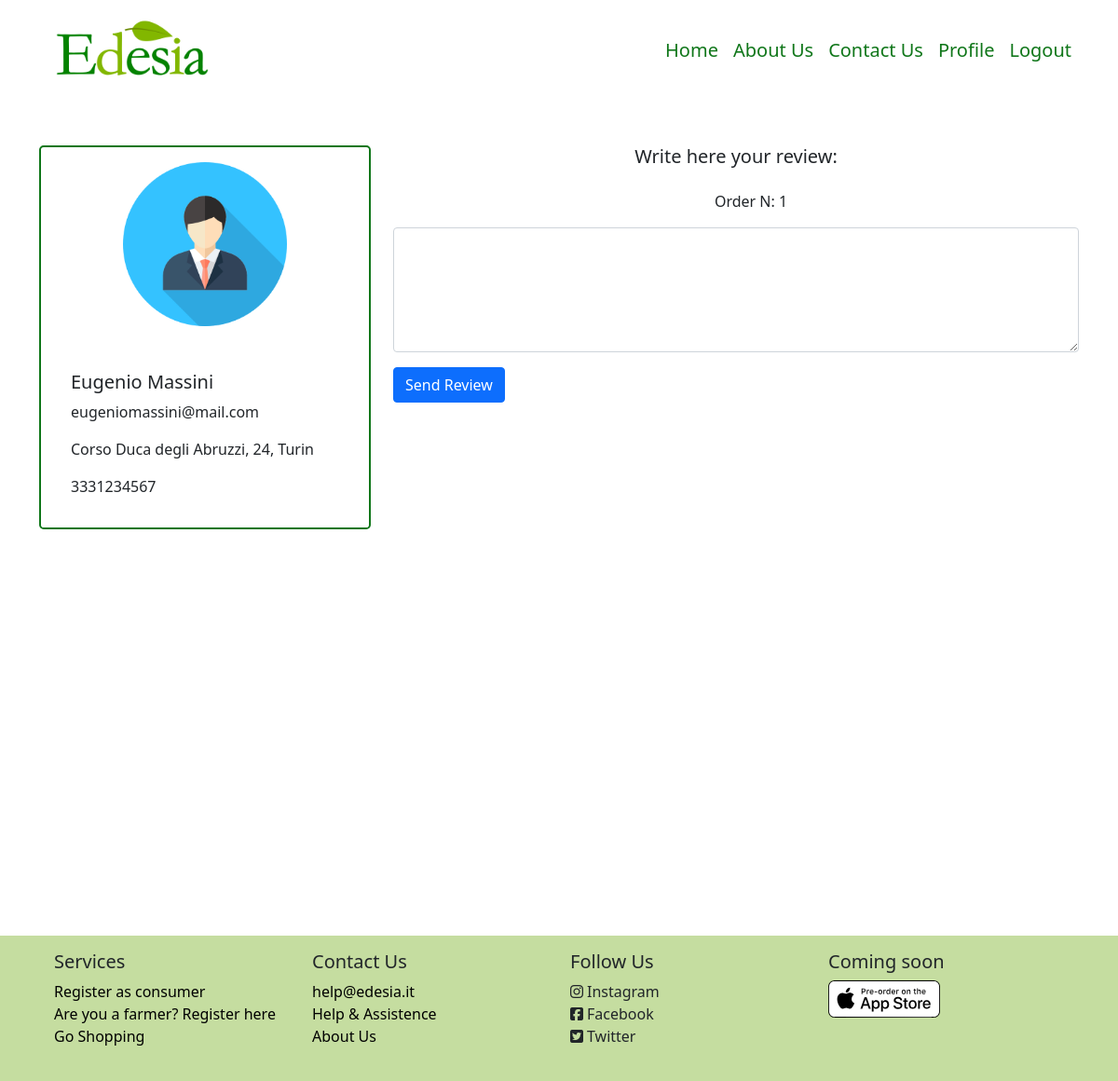
/consumer/1/review/order_id=1 (signed in), run on the app's committed database.
### model.py (models this page shows, shortened)
class Consumer(db.Model):
    id = db.Column(db.Integer, db.ForeignKey('user.id'), primary_key=True)
    consumer_name = db.Column(db.String(50), nullable=False)
    consumer_surname = db.Column(db.String(50), nullable=False)
    consumer_address = db.Column(db.String(100), nullable=False)
    consumer_phone = db.Column(db.String(12), nullable=False)
    __mapper_args__ = {
        'polymorphic_identity': 'consumer',
    }

class User (UserMixin, db.Model):
    id = db.Column(db.Integer, primary_key=True)  # Auto-incrementing
    email = db.Column(db.String(50), unique=True, nullable=False)
    name = db.Column(db.String(50), nullable=False)
    password_hash = db.Column(db.String(200), nullable=False)
    roleid = db.Column(db.Integer, db.ForeignKey('role.id'))
    type = db.Column(db.String(30))
    __mapper_args__ = {
        'polymorphic_identity': 'user',
        'polymorphic_on': type
    }

class Order (db.Model):
    id = db.Column(db.Integer, primary_key=True)
    consumer_id = db.Column(db.Integer, db.ForeignKey('consumer.id'))
    supplier_id = db.Column(db.Integer, db.ForeignKey('supplier.id'))
    date = db.Column(db.Date)
    delivery_date = db.Column(db.Date)
    amount = db.Column(db.Float)
    review = db.Column(db.Boolean, default=False)

### app.py (the view, shortened to what this page needs)
@app.route('/consumer/<int:id>/review/order_id=<int:order_id>', methods=['GET', 'POST'])
@login_required # decorator from flask-login
def consumer_review(id, order_id):
    consumer = Consumer.query.filter_by(id=id).first()
    user = User.query.filter_by(id=id).first()
    order = Order.query.filter_by(id=order_id).first()
    form = ReviewForm()
    return render_template('Pages/profile/profile_consumer-review.html', consumer=consumer, user=user, form=form, order=order, title="Review")

### form.py
class ReviewForm(FlaskForm):
    text = TextAreaField('Write here your review:', validators=[DataRequired(), Length(min=10, max=1000)])
    submit = SubmitField('Send Review')

### model.py (called while the page is built)
@login_manager.user_loader
def load_user(user_id):
    return User.query.get(int(user_id))

### templates/Pages/profile/profile_consumer-review.html (shortened to what this page needs)
{% extends 'Pages/profile/profile_consumer.html' %}
{% block specific %}
    <div class="col-lg-8">
        <div class="row text-center">
            <h5>{{ form.text.label }}</h5>
            <p class="m-3">Order N: {{ order.id }}</p>
        </div>
        <form method="post">
            {{ form.text(class="form-control", rows="5")}}
            {{ form.submit(class="btn btn-primary mt-3") }}
        </form>
    </div>
{% endblock %}

### templates/Pages/profile/profile_consumer.html (shortened to what this page needs)
{% extends 'Components/base.html' %}
{% block body %}
    <div class="container-lg min-vh-100">
        <div class="row mt-5 mb-5">
            <div class="col-4">
                <div class="card m-auto rounded-3 border-2" id="cardProfileConsumer">
                    <img src="/static/images/avatar.png" class="card-img-top mt-3 mb-3 m-auto" style="width: 50%">
                    <div class="card-body m-3">
                        <h5 class="card-title">{{ consumer.consumer_name }} {{ consumer.consumer_surname }}</h5>
                        <p class="card-text">{{ user.email }}</p>
                        <p class="card-text">{{ consumer.consumer_address }}</p>
                        <p class="card-text">{{ consumer.consumer_phone }}</p>
                    </div>
                </div>
            </div>
        {% block specific %}
        {%  endblock %}
        </div>
    </div>
{% endblock %}

### static/personal.css (style rules this page uses)
#searchBar input, #cardResult, #cardProfileConsumer { border-color: #0F7619;; }

### data on the page
Consumer: consumer_name "Eugenio", consumer_surname "Massini", consumer_address "Corso Duca degli Abruzzi, 24, Turin", consumer_phone "3331234567"
User: email "eugeniomassini@mail.com"
Order: id "1"
